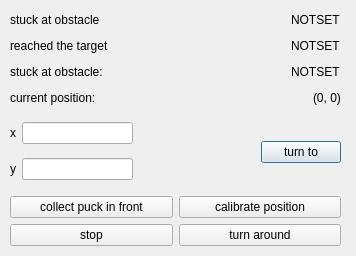
<?xml version="1.0" encoding="UTF-8"?>
<ui version="4.0">
 <class>ActionWindow</class>
 <widget class="QDialog" name="ActionWindow">
  <property name="geometry">
   <rect>
    <x>0</x>
    <y>0</y>
    <width>356</width>
    <height>256</height>
   </rect>
  </property>
  <property name="windowTitle">
   <string>actions</string>
  </property>
  <widget class="QWidget" name="gridLayoutWidget_2">
   <property name="geometry">
    <rect>
     <x>10</x>
     <y>10</y>
     <width>331</width>
     <height>236</height>
    </rect>
   </property>
   <layout class="QGridLayout" name="mainLayout">
    <item row="1" column="0">
     <layout class="QHBoxLayout" name="reachedTargetLayout">
      <item>
       <widget class="QLabel" name="reachedTargetLabel">
        <property name="text">
         <string>reached the target</string>
        </property>
       </widget>
      </item>
      <item>
       <spacer name="reachedTargetSpacer">
        <property name="orientation">
         <enum>Qt::Horizontal</enum>
        </property>
        <property name="sizeHint" stdset="0">
         <size>
          <width>40</width>
          <height>20</height>
         </size>
        </property>
       </spacer>
      </item>
      <item>
       <widget class="QLabel" name="reachedTarget">
        <property name="text">
         <string>NOTSET</string>
        </property>
       </widget>
      </item>
     </layout>
    </item>
    <item row="2" column="0">
     <layout class="QHBoxLayout" name="isMovingLayout">
      <item>
       <widget class="QLabel" name="isMovingLabel">
        <property name="text">
         <string>stuck at obstacle: </string>
        </property>
       </widget>
      </item>
      <item>
       <spacer name="isMovingSpacer">
        <property name="orientation">
         <enum>Qt::Horizontal</enum>
        </property>
        <property name="sizeHint" stdset="0">
         <size>
          <width>40</width>
          <height>20</height>
         </size>
        </property>
       </spacer>
      </item>
      <item>
       <widget class="QLabel" name="isMoving">
        <property name="text">
         <string>NOTSET</string>
        </property>
       </widget>
      </item>
     </layout>
    </item>
    <item row="3" column="0">
     <layout class="QHBoxLayout" name="currentPositionLayout">
      <item>
       <widget class="QLabel" name="currentPositionLabel">
        <property name="text">
         <string>current position:</string>
        </property>
       </widget>
      </item>
      <item>
       <spacer name="horizontalSpacer">
        <property name="orientation">
         <enum>Qt::Horizontal</enum>
        </property>
        <property name="sizeHint" stdset="0">
         <size>
          <width>40</width>
          <height>20</height>
         </size>
        </property>
       </spacer>
      </item>
      <item>
       <widget class="QLabel" name="currentPosition">
        <property name="text">
         <string>(0, 0)</string>
        </property>
       </widget>
      </item>
     </layout>
    </item>
    <item row="0" column="0">
     <layout class="QHBoxLayout" name="stuckAtObstacleLayout">
      <item>
       <widget class="QLabel" name="stuckAtObstacleLabel">
        <property name="text">
         <string>stuck at obstacle</string>
        </property>
       </widget>
      </item>
      <item>
       <spacer name="stuckAtObstacleSpacer">
        <property name="orientation">
         <enum>Qt::Horizontal</enum>
        </property>
        <property name="sizeHint" stdset="0">
         <size>
          <width>40</width>
          <height>20</height>
         </size>
        </property>
       </spacer>
      </item>
      <item>
       <widget class="QLabel" name="stuckAtObstacle">
        <property name="text">
         <string>NOTSET</string>
        </property>
       </widget>
      </item>
     </layout>
    </item>
    <item row="4" column="0">
     <layout class="QHBoxLayout" name="horizontalLayout">
      <item>
       <layout class="QGridLayout" name="turnToLayout">
        <item row="1" column="0">
         <widget class="QLabel" name="turnToLabelY">
          <property name="text">
           <string>y</string>
          </property>
         </widget>
        </item>
        <item row="0" column="1">
         <widget class="QLineEdit" name="turnToEditX"/>
        </item>
        <item row="0" column="0">
         <widget class="QLabel" name="turnToLabelX">
          <property name="text">
           <string>x</string>
          </property>
         </widget>
        </item>
        <item row="1" column="1">
         <widget class="QLineEdit" name="turnToEditY"/>
        </item>
       </layout>
      </item>
      <item>
       <spacer name="turnToSpacer1">
        <property name="orientation">
         <enum>Qt::Horizontal</enum>
        </property>
        <property name="sizeHint" stdset="0">
         <size>
          <width>40</width>
          <height>20</height>
         </size>
        </property>
       </spacer>
      </item>
      <item>
       <layout class="QVBoxLayout" name="verticalLayout">
        <item>
         <spacer name="turnToSpacer2">
          <property name="orientation">
           <enum>Qt::Vertical</enum>
          </property>
          <property name="sizeHint" stdset="0">
           <size>
            <width>20</width>
            <height>40</height>
           </size>
          </property>
         </spacer>
        </item>
        <item>
         <widget class="QPushButton" name="turnToButton">
          <property name="text">
           <string>turn to</string>
          </property>
         </widget>
        </item>
        <item>
         <spacer name="turnToSpacer3">
          <property name="orientation">
           <enum>Qt::Vertical</enum>
          </property>
          <property name="sizeHint" stdset="0">
           <size>
            <width>20</width>
            <height>40</height>
           </size>
          </property>
         </spacer>
        </item>
       </layout>
      </item>
     </layout>
    </item>
    <item row="5" column="0">
     <layout class="QGridLayout" name="actionsLayout">
      <item row="0" column="0">
       <widget class="QPushButton" name="collectPuckInFront">
        <property name="text">
         <string>collect puck in front</string>
        </property>
       </widget>
      </item>
      <item row="1" column="0">
       <widget class="QPushButton" name="stop">
        <property name="text">
         <string>stop</string>
        </property>
       </widget>
      </item>
      <item row="0" column="1">
       <widget class="QPushButton" name="calibratePosition">
        <property name="text">
         <string>calibrate position</string>
        </property>
       </widget>
      </item>
      <item row="1" column="1">
       <widget class="QPushButton" name="turnAround">
        <property name="text">
         <string>turn around</string>
        </property>
       </widget>
      </item>
     </layout>
    </item>
   </layout>
  </widget>
 </widget>
 <resources/>
 <connections/>
</ui>
